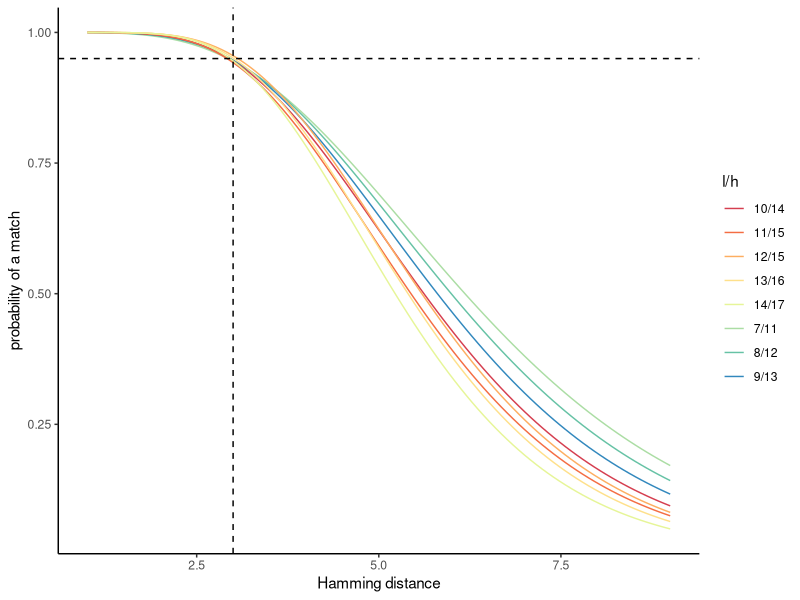
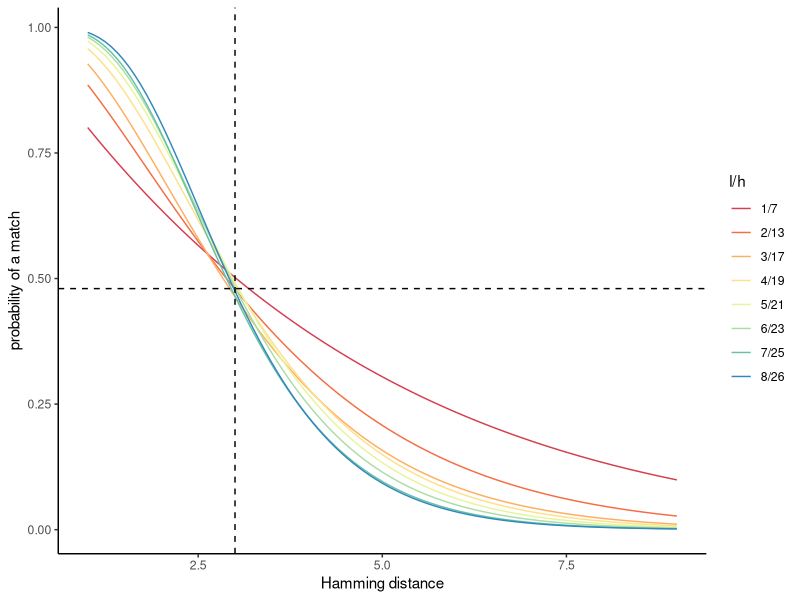
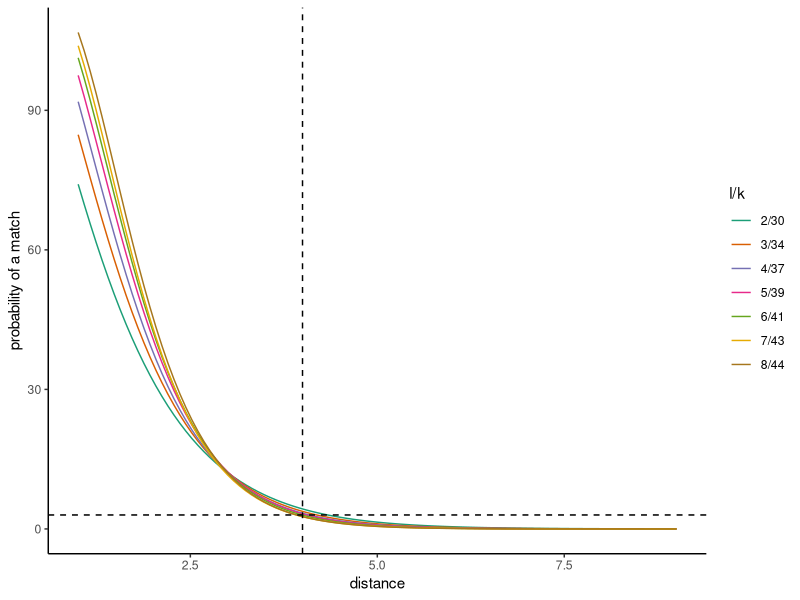
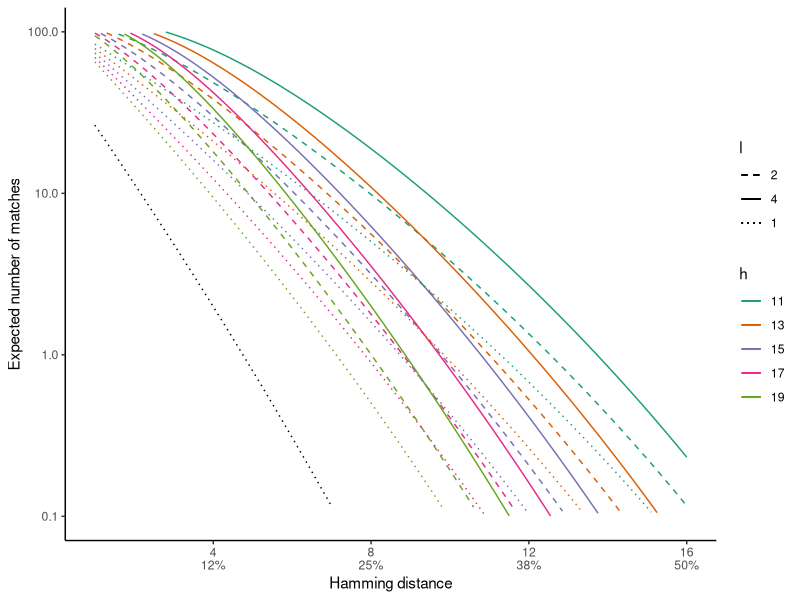
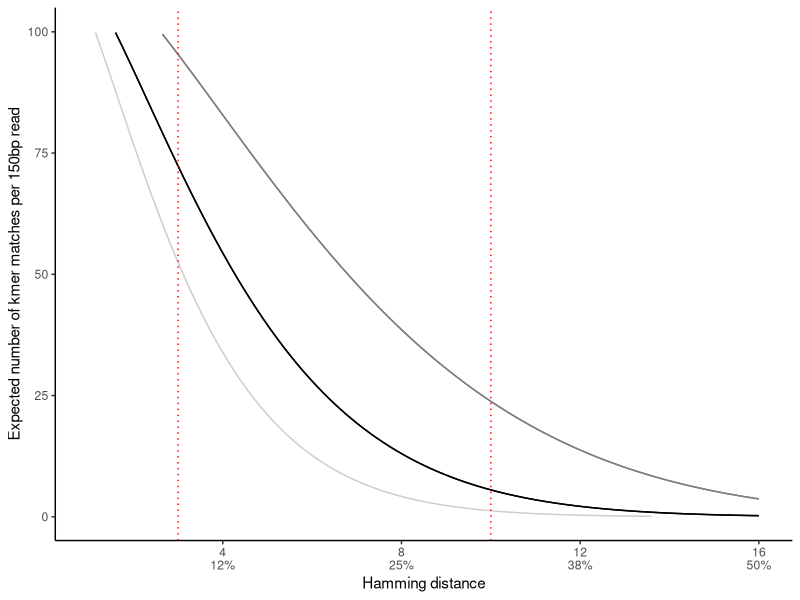
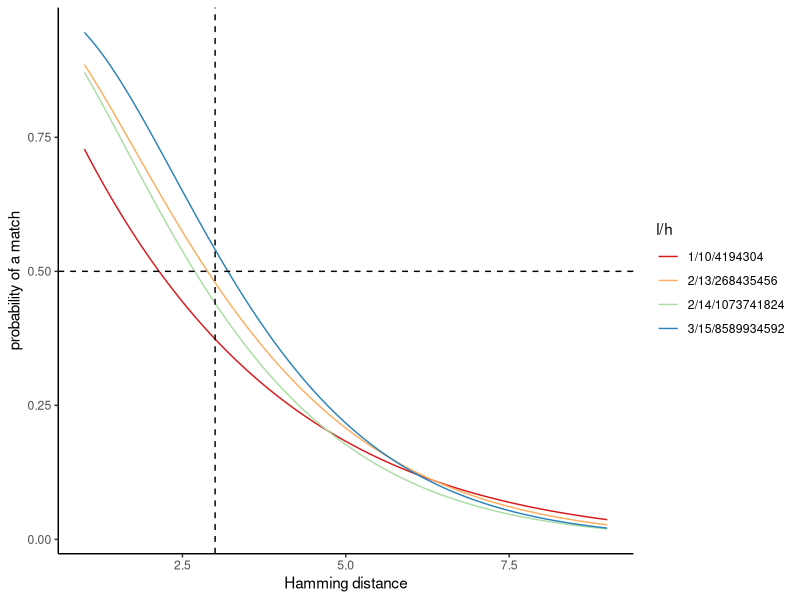
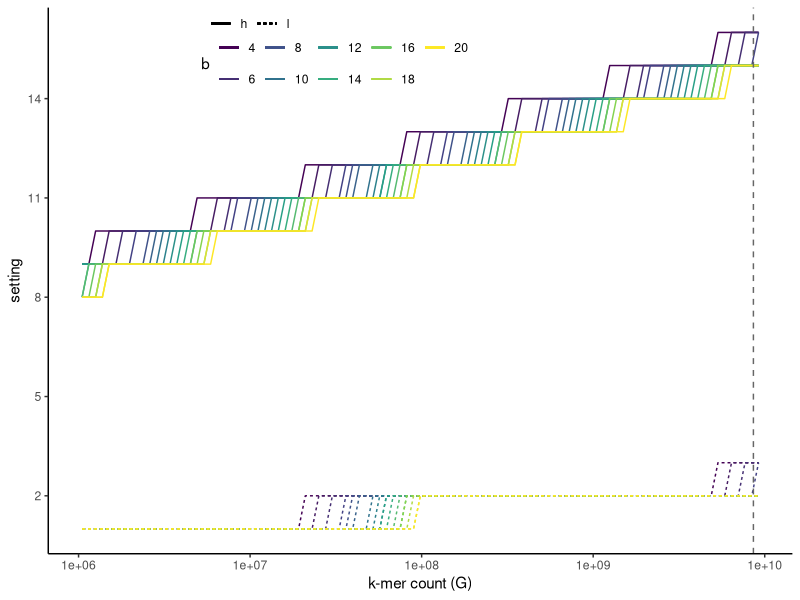
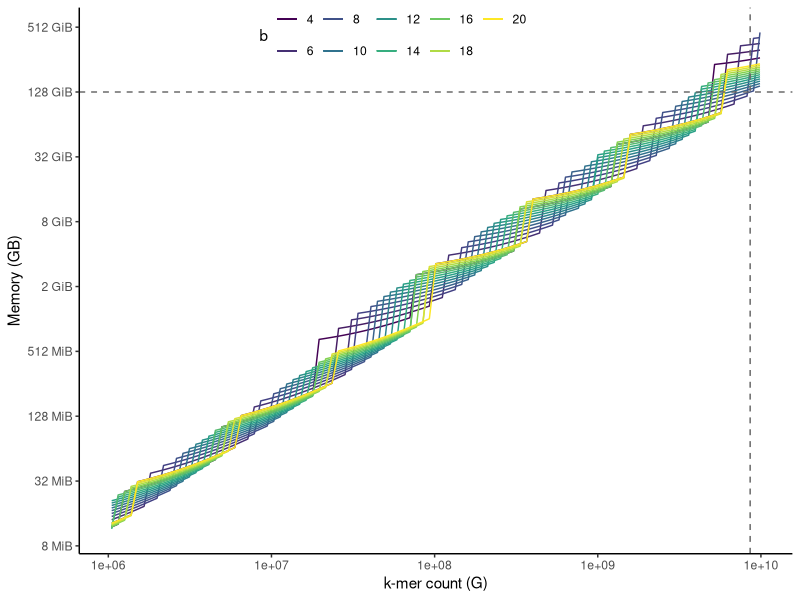

These figures' R source, in order:
require(ggplot2)
require(scales)
SL = 32
p = 3

f = function(x,k,l,SL) { 1 - (1 - (1 - x/SL)^k)^l }

f(3,15,2,32)

K = function(l,p,alpha,L) {round(log(1-(1-alpha)^(1/l))/log(1-p/L));}

K(4,2,0.95,10)

alpha=0.95
ggplot(data.frame(x = c(1, 3*p)), aes(x)) + theme_classic()+
  mapply(function( L) {
    stat_function(fun = f, args = list(k = K(l=L,p=p,alpha=alpha,L=SL), l=L, SL=SL), aes(color=paste(L,K(l=L,p=p,alpha=alpha,L=SL),sep="/")))
  },L=c(7:14))+
  geom_vline(xintercept = p,color="black",linetype=2)+
  geom_hline(yintercept = alpha,color="black",linetype=2)+
  scale_color_brewer(palette = "Spectral",name="l/h")+ylab("probability of a match")+xlab("Hamming distance")+scale_linetype(name="l")
ggsave("clus-95.pdf",width=5,height = 4)

alpha=0.48
ggplot(data.frame(x = c(1, 3*p)), aes(x)) + theme_classic()+
  mapply(function( L) {
    stat_function(fun = f, args = list(k = K(l=L,p=p,alpha=alpha,L=SL), l=L, SL=SL), aes(color=paste(L,K(l=L,p=p,alpha=alpha,L=SL),sep="/")))
  },L=c(1:8))+
  geom_vline(xintercept = p,color="black",linetype=2)+
  geom_hline(yintercept = alpha,color="black",linetype=2)+
  scale_color_brewer(palette = "Spectral",name="l/h")+ylab("probability of a match")+xlab("Hamming distance")+scale_linetype(name="l")
ggsave("clus-10.pdf",width=5,height = 4)

alpha=0.1
ggplot(data.frame(x = c(1, 3*p)), aes(x)) + theme_classic()+
  mapply(function( L) {
    stat_function(fun = function(x,k,l,SL) (150-SL+1)*f(x,k,l,SL), args = list(k = K(l=L,p=p,alpha=alpha,L=SL), l=L, SL=SL), aes(color=paste(L,K(l=L,p=p,alpha=alpha,L=SL),sep="/")))
  },L=c(2:8))+
  geom_vline(xintercept = 4,color="black",linetype=2)+
  geom_hline(yintercept = 3,color="black",linetype=2)+
  scale_color_brewer(palette = "Dark2",name="l/k")+ylab("probability of a match")+xlab("distance")+scale_linetype(name="l")



alpha=0.1
ggplot(data.frame(x = c(1, 16)), aes(x)) + theme_classic()+
  mapply(FUN=function( L, K) {
    stat_function(fun = function(x,k,l,SL) (1+150-SL)*f(x,k,l,SL), args = list(k = K, l=L, SL=SL), aes(color=as.factor(K),linetype=as.factor(L)))
  },L=rep(c(2,4,1),each=5), K=c(6:10)*2-1)+
  #geom_vline(xintercept = 3,color="black",linetype=2)+
  #geom_vline(xintercept = SL*0.4,color="black",linetype=2)+
  #geom_hline(yintercept = 90,color="black",linetype=2)+
  scale_y_log10(lim=c(0.1,100))+
  scale_linetype_manual(values=c(2,1,3),name=expression(l))+
  scale_x_continuous(labels=function(x) paste(x,percent(x/SL),sep="\n"))+
  scale_color_brewer(palette = "Dark2",name="h")+ylab("Expected number of matches")+xlab("Hamming distance")+
  stat_function(fun = function(x) (1+150-SL)*f(x,35-7,1,35)/2, color="black",aes(linetype=as.factor(1)))
ggsave("exp.pdf",width=5,height = 4)

alpha=0.1
ggplot(data.frame(x = c(1, 16)), aes(x)) + theme_classic()+
  mapply(FUN=function( L, K) {
    stat_function(fun = function(x,k,l,SL) (1+150-SL)*f(x,k,l,SL), 
                  args = list(k = K, l=L, SL=SL), 
                  aes(color=as.factor(K),linetype=as.factor(L)))
  },L=rep(c(2),each=5), K=c(6,10,14))+
  #geom_vline(xintercept = 3,color="black",linetype=2)+
  #geom_vline(xintercept = SL*0.4,color="black",linetype=2)+
  #geom_hline(yintercept = 90,color="black",linetype=2)+
  scale_y_continuous(lim=c(0.1,100))+
  scale_linetype_manual(values=c(1,2,3),name=expression(h))+
  scale_x_continuous(labels=function(x) paste(x,percent(x/SL),sep="\n"))+
  scale_color_manual(name="l",values = c("gray50","black","gray80"))+
  ylab("Expected number of kmer matches per 150bp read")+
  xlab("Hamming distance")+
  #stat_function(fun = function(x) (1+150-SL)*f(x,35-7,1,35)/2, color="blue",linetype=1)+
  geom_vline(xintercept = 3,color="red",linetype=3)+
  geom_vline(xintercept = 10,color="red",linetype=3)+
  theme(legend.position = "none")
  ggsave("exp-h.pdf",width=5,height = 4)


hueh = function(Mem,N) log2(Mem/(8*N))-1

hueh = function(N,b=7) ceiling(1/2 * log2(7/8*N/b))
frl = function(x,k,SL,p) { round((log2(1 - p)/log2(1 - (1 - x/SL)^k) ))}
hueh(2^33)
frl(3,15,32,0.45)




ggplot(data.frame(x = c(1, 3*p)), aes(x)) + theme_classic()+
  mapply(function(N) {
    stat_function(fun = f, args = list(k = hueh(N), l=frl(3,hueh(N),32,0.5), SL=SL), 
                  aes(color=paste(frl(3,hueh(N),32,0.5),hueh(N),N,sep="/")))
  },N=c(2^22,2^28,2^30,2^33))+
  geom_vline(xintercept = 3,color="black",linetype=2)+
  geom_hline(yintercept = 0.5,color="black",linetype=2)+
  scale_color_brewer(palette = "Spectral",name="l/h")+
  ylab("probability of a match")+xlab("Hamming distance")+scale_linetype(name="l")


ggplot(data.frame(x = c(2^20, 2^33.1)), aes(x)) + theme_classic()+
  mapply(function(b) {
    stat_function(fun = hueh, args = list(b=b), 
          aes(color=b,linetype="h"))
  },b=c(4:20))+
  mapply(function(b) {
    stat_function(fun = function(x,b) frl(3,hueh(x,b=b),32,0.45), args = list(b=b), 
                  aes(color=b,linetype="l"))
  },b=c(4:20))+
  #scale_color_brewer(palette = "Set2",name="b")+
  geom_vline(xintercept = 2^33,color="grey40",linetype=2)+
  scale_y_continuous("setting",breaks=c(2,5,8,11,14))+
  scale_x_continuous(name="k-mer count (G)",trans="log10")+
  scale_color_viridis_c(guide = guide_legend(breaks=2),breaks=(2:10)*2)+
  theme(legend.position = c(0.385,.92),legend.direction = "horizontal",
        legend.margin = margin(0),legend.box.margin = margin(0),
        legend.spacing = unit(0,"pt")
  )+
  scale_linetype(name="")
ggsave("selected-h-l-perb.pdf",width=4.2,height = 3.7)

gl = function (N,b) 4 * b* 2^(2 * hueh(N,b=b)) * frl(3,hueh(N,b=b),32,0.45) + 8 * N
ggplot(data.frame(x = c(2^20, 2^33.2)), aes(x)) + theme_classic()+
  mapply(function(b) { stat_function(fun = function(x) gl(x,b=b),aes(color=b) )},
         b=c(4:20))+
  #scale_color_brewer(palette = "Spectral",name="b")+
  geom_vline(xintercept = 2^33,color="grey40",linetype=2)+
  geom_hline(yintercept = 2^37,color="grey40",linetype=2)+
  scale_y_continuous("Memory (GB)",trans="log10",breaks=2^(c(11:19)*2+1),labels = number_bytes)+
  scale_x_continuous(name="k-mer count (G)",trans="log10")+
  scale_color_viridis_c(guide = guide_legend(breaks=2),breaks=(2:10)*2)+
  theme(legend.position = c(0.44,.95),legend.direction = "horizontal",
        legend.margin = margin(0),legend.box.margin = margin(0),
        legend.spacing = unit(0,"pt")
        )
ggsave("mem-perb.pdf",width=4.2,height = 3.7)
